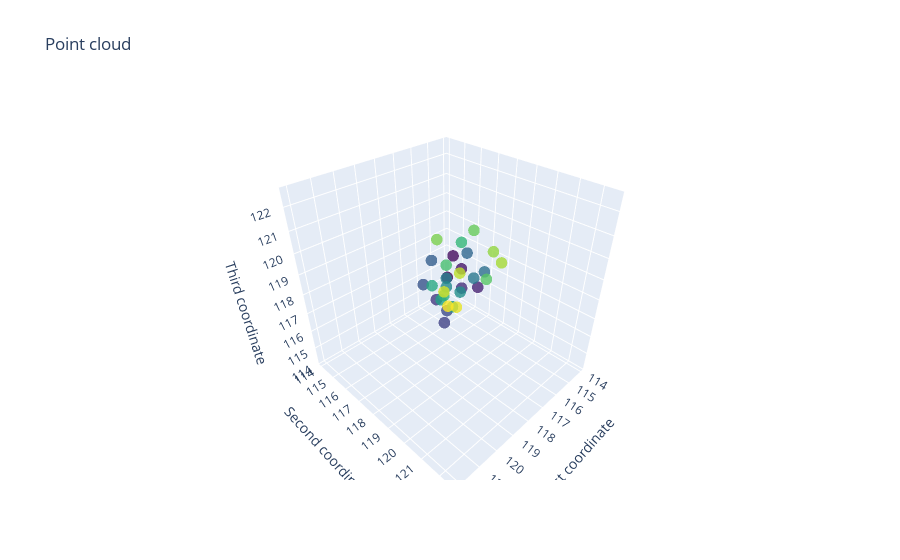

Notebook code cell kept with this figure:
### Markdown cell above
Now that we have our point clouds, let's visualize one of them:

### Code cell
window_num = 42
point_cloud = price_embedded_windows[window_num][:, :3]
plot_point_cloud(point_cloud)

### Figure 1 — Plotly figure (JSON) as saved in the notebook; plotly's stock layout.template omitted (floating-point values rounded to 4 significant figures)
{"data": [{"marker": {"color": [0, 1, 2, 3, 4, 5, 6, 7, 8, 9, 10, 11, 12, 13, 14, 15, 16, 17, 18, 19, 20, 21, 22, 23, 24, 25, 26, 27, 28, 29, 30], "colorscale": [[0, "#440154"], [0.1111, "#482878"], [0.2222, "#3e4989"], [0.3333, "#31688e"], [0.4444, "#26828e"], [0.5556, "#1f9e89"], [0.6667, "#35b779"], [0.7778, "#6ece58"], [0.8889, "#b5de2b"], [1, "#fde725"]], "opacity": 0.8, "size": 4}, "mode": "markers", "type": "scatter3d", "x": [114.1, 114.1, 114.1, 114.5, 115.1, 116.7, 116.2, 116, 116, 116, 114.2, 114.9, 115.7, 117.5, 117.5, 117.5, 117.5, 118.3, 117.8, 118.0, 116.9, 117.8, 117.8, 117.8, 120.0, 119.3, 119.6, 121.4, 122.0, 122.0, 122.0], "y": [114.1, 114.5, 115.1, 116.7, 116.2, 116, 116, 116, 114.2, 114.9, 115.7, 117.5, 117.5, 117.5, 117.5, 118.3, 117.8, 118.0, 116.9, 117.8, 117.8, 117.8, 120.0, 119.3, 119.6, 121.4, 122.0, 122.0, 122.0, 122.5, 122.2], "z": [115.1, 116.7, 116.2, 116, 116, 116, 114.2, 114.9, 115.7, 117.5, 117.5, 117.5, 117.5, 118.3, 117.8, 118.0, 116.9, 117.8, 117.8, 117.8, 120.0, 119.3, 119.6, 121.4, 122.0, 122.0, 122.0, 122.5, 122.2, 121.9, 121.8]}], "layout": {"scene": {"xaxis": {"exponentformat": "e", "showexponent": "all", "title": {"text": "First coordinate"}, "type": "linear"}, "yaxis": {"exponentformat": "e", "showexponent": "all", "title": {"text": "Second coordinate"}, "type": "linear"}, "zaxis": {"exponentformat": "e", "showexponent": "all", "title": {"text": "Third coordinate"}, "type": "linear"}}, "title": {"text": "Point cloud"}}}
